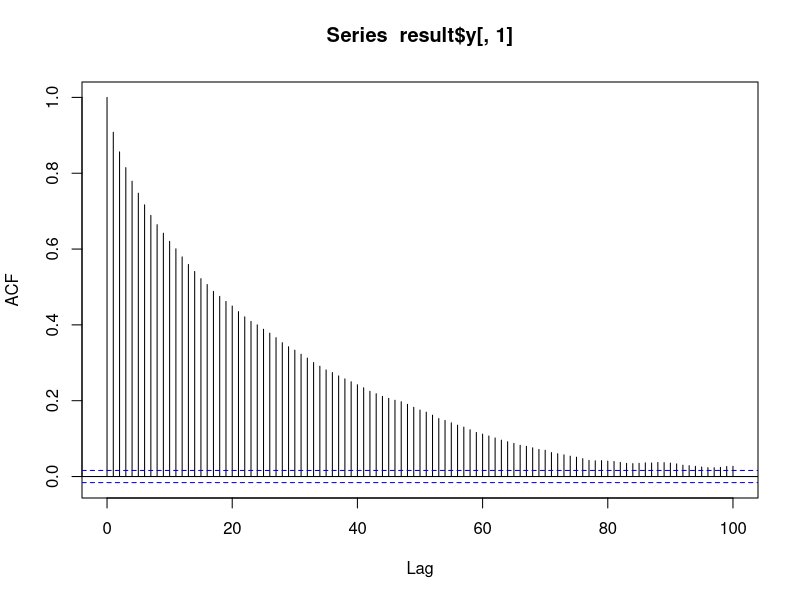
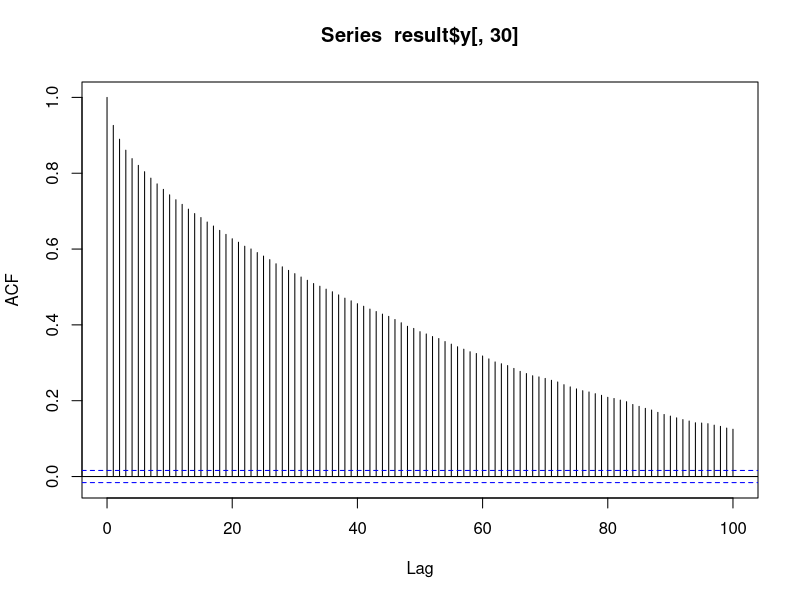
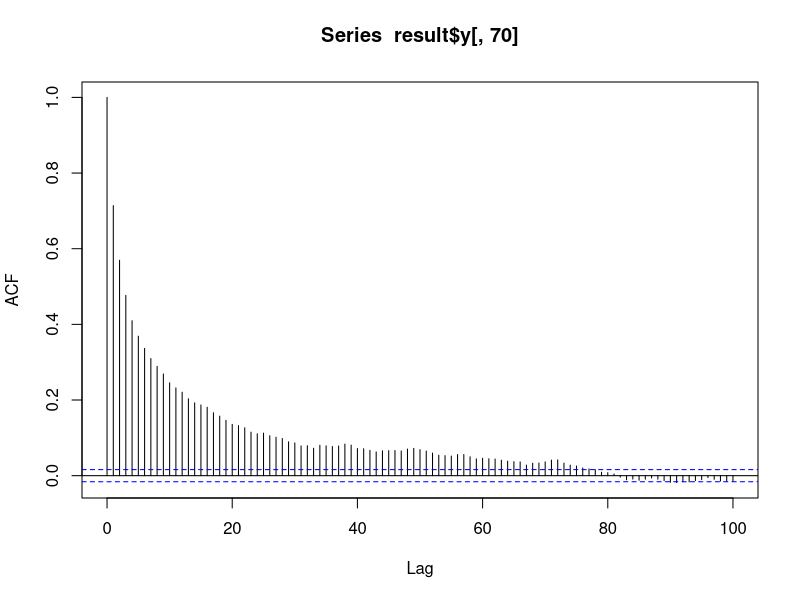
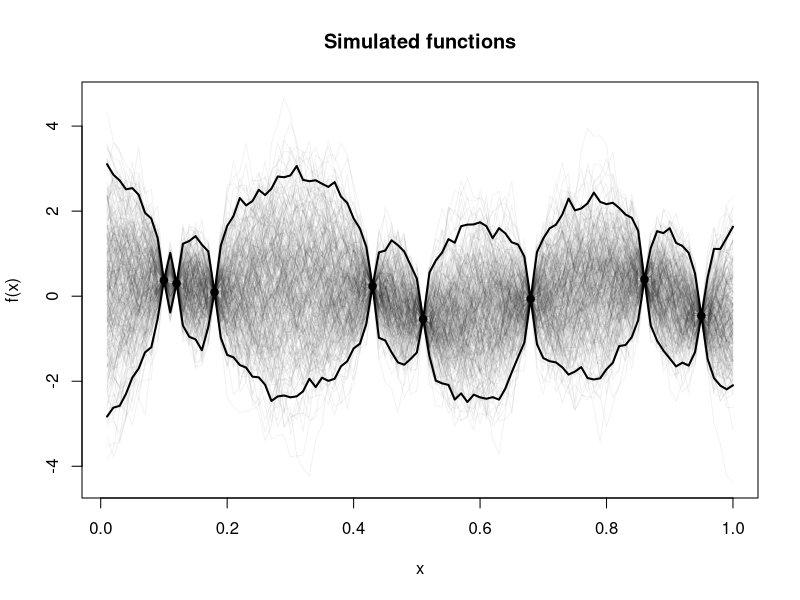
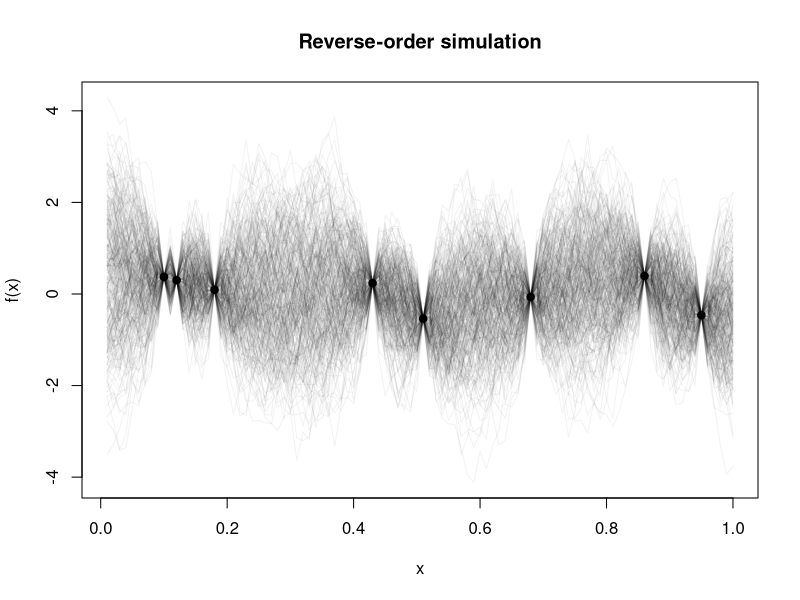

Write R code to recreate these figures, in order.
# statistical inference 2
# sheet 3 exercise 3.3
# Topics: sampling functions, autocorrelation, burn-in, thinning

# Simulate plausible versions of an unknown function on a grid while keeping
# the observed function values fixed.


set.seed(123)


# Known function evaluations
x_known <- c(0.10, 0.12, 0.18, 0.43, 0.51, 0.68, 0.86, 0.95)
y_known <- c(0.3750, 0.3015, 0.0927, 0.2374,
             -0.5391, -0.0649, 0.3946, -0.4626)


# Common settings
a <- 0
b <- 1
m <- 100
J <- 15000
sigma <- sd(y_known)

burn_in <- 100
thinning <- 50



# ---- (a) ----
# Simulate J discretized functions on an equidistant grid.

simulate_f <- function(
    x_known,
    y_known,
    a = 0,
    b = 1,
    m = 100,
    J = 1000,
    sigma = sd(y_known),
    direction = c("forward", "reverse")
) {

  direction <- match.arg(direction)

  x_grid <- seq(a, b, length.out = m + 1)[-1]
  y_sim <- matrix(NA_real_, nrow = J, ncol = m)

  known_idx <- sapply(
    x_known,
    function(x) which.min(abs(x_grid - x))
  )

  # Initial function
  y_sim[1, ] <- rnorm(
    m,
    mean = mean(y_known),
    sd = sd(y_known)
  )

  y_sim[1, known_idx] <- y_known


  for (j in 2:J) {

    index_order <- if (direction == "forward") {
      1:m
    } else {
      m:1
    }


    for (i in index_order) {

      # Keep observed values fixed
      if (i %in% known_idx) {
        y_sim[j, i] <- y_known[match(i, known_idx)]
        next
      }


      if (direction == "forward") {

        if (i == 1) {
          mu <- y_sim[j - 1, i + 1]
        } else if (i == m) {
          mu <- y_sim[j, i - 1]
        } else {
          mu <- 0.5 * (
            y_sim[j, i - 1] +
              y_sim[j - 1, i + 1]
          )
        }

      } else {

        if (i == m) {
          mu <- y_sim[j - 1, i - 1]
        } else if (i == 1) {
          mu <- y_sim[j, i + 1]
        } else {
          mu <- 0.5 * (
            y_sim[j, i + 1] +
              y_sim[j - 1, i - 1]
          )
        }
      }


      y_sim[j, i] <- rnorm(
        1,
        mean = mu,
        sd = sigma
      )
    }
  }


  list(
    x = x_grid,
    y = y_sim
  )
}


result <- simulate_f(
  x_known = x_known,
  y_known = y_known,
  a = a,
  b = b,
  m = m,
  J = J,
  sigma = sigma
)


# Inspect autocorrelation at a few grid points.
acf(result$y[, 1], lag.max = 100)
acf(result$y[, 30], lag.max = 100)
acf(result$y[, 70], lag.max = 100)


# Remove burn-in and thin the chain.
samples <- result$y[-seq_len(burn_in), ]

samples_thinned <- samples[
  seq(1, nrow(samples), by = thinning),
  ,
  drop = FALSE
]

nrow(samples_thinned)



# ---- (b) ----
# Plot the retained simulated functions and the known points.

matplot(
  result$x,
  t(samples_thinned),
  type = "l",
  lty = 1,
  col = rgb(0, 0, 0, 0.05),
  xlab = "x",
  ylab = "f(x)",
  main = "Simulated functions"
)

points(
  x_known,
  y_known,
  pch = 19
)


# Pointwise uncertainty across the retained simulations.
pointwise_sd <- apply(
  samples_thinned,
  2,
  sd
)

ci_lower <- apply(
  samples_thinned,
  2,
  quantile,
  probs = 0.025
)

ci_upper <- apply(
  samples_thinned,
  2,
  quantile,
  probs = 0.975
)


lines(
  result$x,
  ci_lower,
  lwd = 2
)

lines(
  result$x,
  ci_upper,
  lwd = 2
)



# ---- (c) ----
# Repeat the simulation while updating grid points from right to left.

result_reverse <- simulate_f(
  x_known = x_known,
  y_known = y_known,
  a = a,
  b = b,
  m = m,
  J = J,
  sigma = sigma,
  direction = "reverse"
)


samples_reverse <- result_reverse$y[-seq_len(burn_in), ]

samples_reverse_thinned <- samples_reverse[
  seq(1, nrow(samples_reverse), by = thinning),
  ,
  drop = FALSE
]


matplot(
  result_reverse$x,
  t(samples_reverse_thinned),
  type = "l",
  lty = 1,
  col = rgb(0, 0, 0, 0.05),
  xlab = "x",
  ylab = "f(x)",
  main = "Reverse-order simulation"
)

points(
  x_known,
  y_known,
  pch = 19
)
